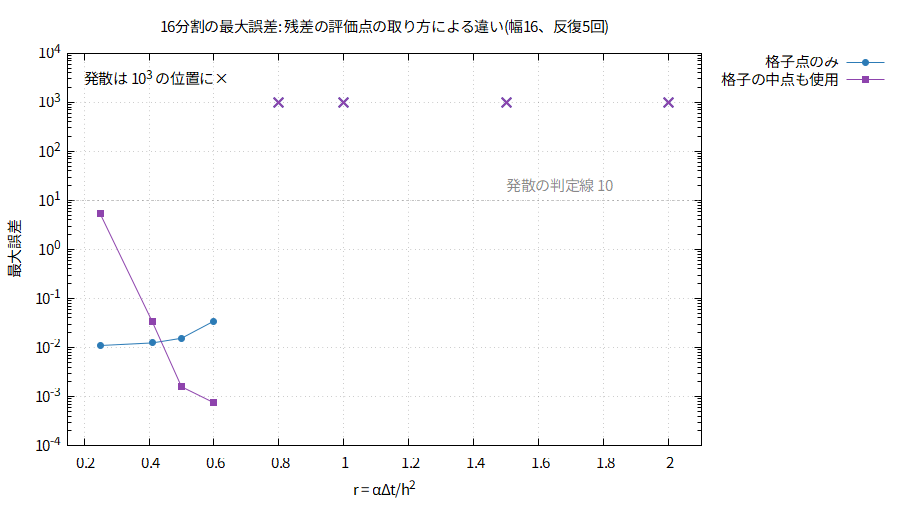

Source code (gnuplot):
# 図4 16分割: 評価点の取り方(格子点のみ / 中点も使用)の比較
set encoding utf8
set terminal pngcairo size 900,520 font "Noto Sans JP,11"
set output 'fig04_sub.png'
set title '16分割の最大誤差: 残差の評価点の取り方による違い(幅16、反復5回)'
set xlabel 'r = αΔt/h^2'
set ylabel '最大誤差'
set logscale y
set format y '10^{%L}'
set xrange [0.15:2.1]
set yrange [1e-4:1e4]
set grid
set key outside right
set arrow from graph 0, first 10 to graph 1, first 10 nohead dt 3 lc rgb '#888888'
set label '発散の判定線 10' at 1.5,20 tc rgb '#888888'
set label '発散は 10^3 の位置に×' at 0.2,3e3
plot 'fig04_sub.dat' index 0 using ($3<2?$1:1/0):2 with linespoints pt 7 lc rgb '#2c7bb6' title '格子点のみ',      ''              index 1 using ($3<2?$1:1/0):2 with linespoints pt 5 lc rgb '#8e44ad' title '格子の中点も使用',      ''              index 0 using ($3==2?$1:1/0):(1e3) with points pt 2 ps 1.6 lw 2 lc rgb '#2c7bb6' notitle,      ''              index 1 using ($3==2?$1:1/0):(1e3) with points pt 2 ps 1.6 lw 2 lc rgb '#8e44ad' notitle
